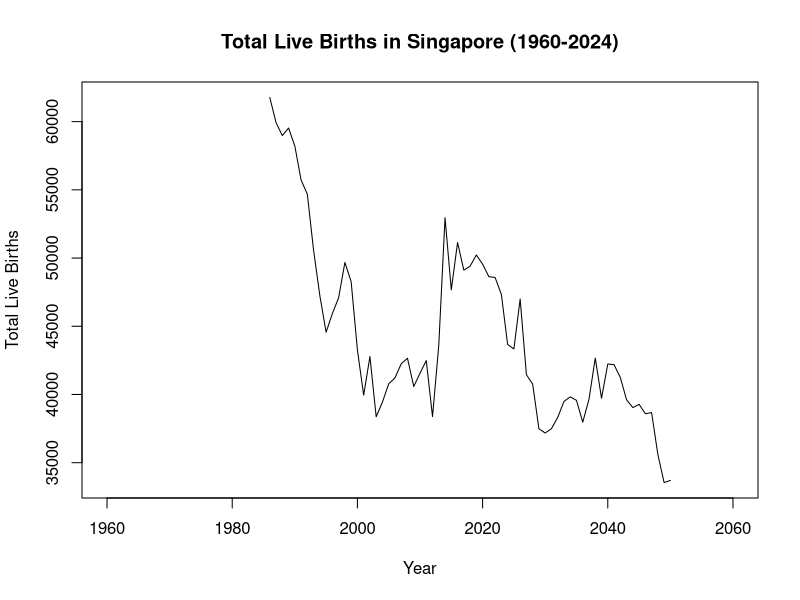
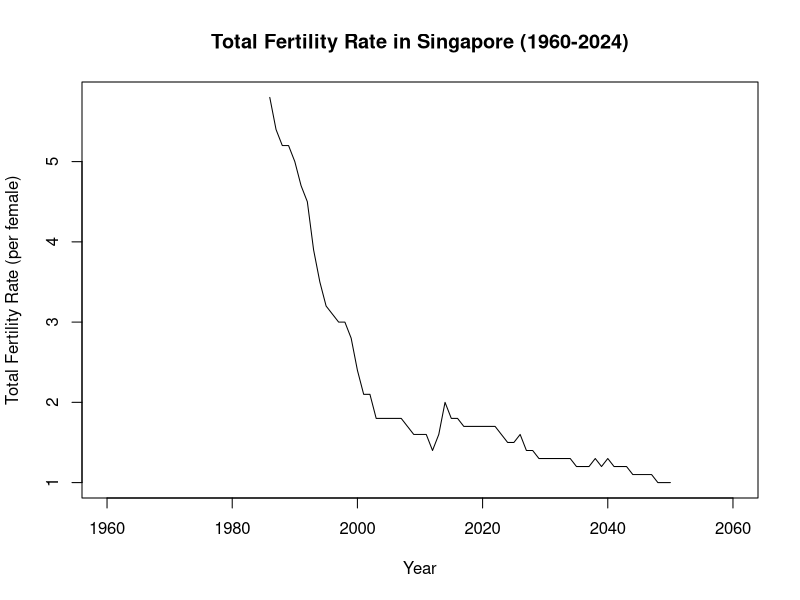
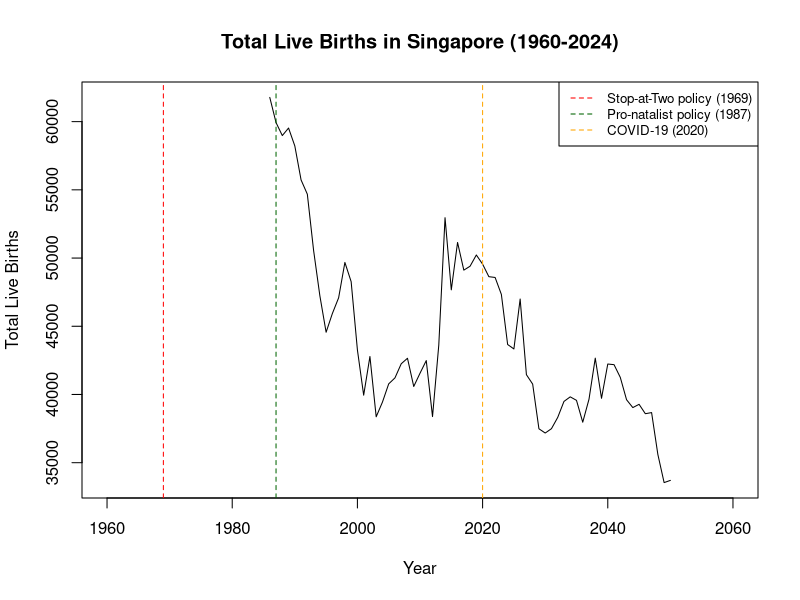
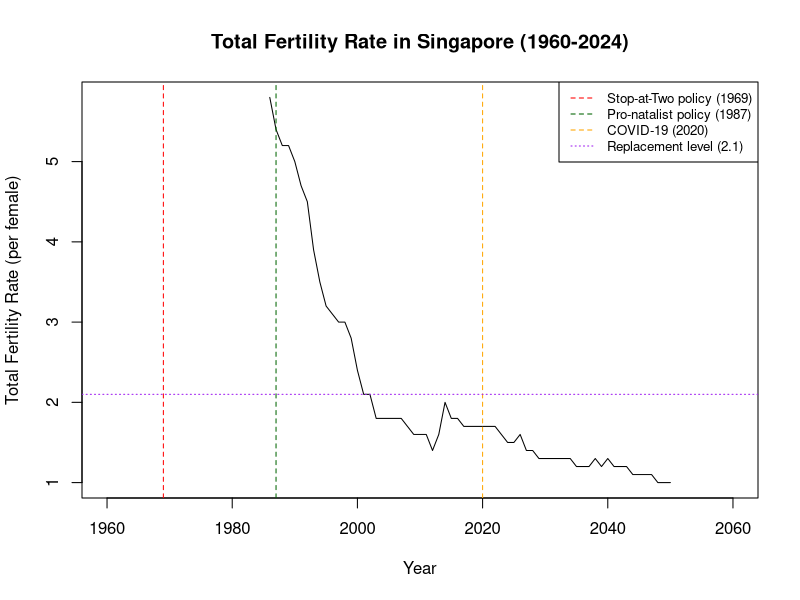

R code for these plots, in order: (Note: this script raises an error after producing the figures.)
## ---- chunk 1
# Load the data
births <- read.csv("singapore_births.csv")

# Rename columns
colnames(births) <- c("Year", "TFR", "TLB")

# Reverse so years go 1960 to 2024
births <- births[nrow(births):1, ]
rownames(births) <- NULL

# Check it looks right
head(births)
tail(births)

# Convert to time series objects
TLB <- ts(births$TLB, start = 1960, frequency = 1)
TFR <- ts(births$TFR, start = 1960, frequency = 1)

# Training period 1960-2012 only
TLB_train <- window(TLB, start = 1960, end = 2012)
TFR_train <- window(TFR, start = 1960, end = 2012)

## ---- chunk 2

# Summary statistics provide a basic numerical description of each series before visual analysis.
# We look at the minimum, maximum, mean and quartiles to understand the overall range and central tendency of TLB and TFR over the full 1960-2024 period.
cat("=== Total Live Births ===\n")
summary(TLB)

cat("\n=== Total Fertility Rate ===\n")
summary(TFR)

## ---- chunk 3
# Plotting the full TLB time series from 1960 to 2024.
plot(TLB,
     main = "Total Live Births in Singapore (1960-2024)",
     ylab = "Total Live Births",
     xlab = "Year")
## ---- chunk 4
plot(TFR,
     main = "Total Fertility Rate in Singapore (1960-2024)",
     ylab = "Total Fertility Rate (per female)",
     xlab = "Year")
## ---- chunk 5
# Reproduce the TLB plot with policy reference lines added at the years where known government interventions occurred

plot(TLB,
     main = "Total Live Births in Singapore (1960-2024)",
     ylab = "Total Live Births",
     xlab = "Year")
# Adding lines to the time series
abline(v = 1969, col = "red",       lty = 2) 
abline(v = 1987, col = "darkgreen", lty = 2)
abline(v = 2020, col = "orange",    lty = 2)

legend("topright",
       legend = c("Stop-at-Two policy (1969)",
                  "Pro-natalist policy (1987)",
                  "COVID-19 (2020)"),
       col    = c("red", "darkgreen", "orange"),
       lty    = 2,
       cex    = 0.8)
## ---- chunk 6
# Reproduce the TFR plot with policy reference lines and the replacement level line

plot(TFR,
     main = "Total Fertility Rate in Singapore (1960-2024)",
     ylab = "Total Fertility Rate (per female)",
     xlab = "Year")

abline(v = 1969, col = "red",       lty = 2)
abline(v = 1987, col = "darkgreen", lty = 2)
abline(v = 2020, col = "orange",    lty = 2)
abline(h = 2.1,  col = "purple",    lty = 3)

legend("topright",
       legend = c("Stop-at-Two policy (1969)",
                  "Pro-natalist policy (1987)",
                  "COVID-19 (2020)",
                  "Replacement level (2.1)"),
       col    = c("red", "darkgreen", "orange", "purple"),
       lty    = c(2, 2, 2, 3),
       cex    = 0.8)
## ---- chunk 7
# The ACF (correlogram) plots the autocorrelation at each lag. As noted in the course notes, if there is a trend the ACF will decrease slowly and remain significant across many lags, indicating non-stationarity.

acf(TLB, lag.max = 20,
    main = "ACF of Total Live Births (1960-2024)")
## ---- chunk 8
# The PACF plots the partial autocorrelation at each lag — the correlation between x_t and x_{t-k} after removing the effect of all intermediate lags.A dominant spike at lag 1 in the PACF suggests an AR(1) component may be present once the trend is removed.

pacf(TLB, lag.max = 20,
     main = "PACF of Total Live Births (1960-2024)")
## ---- chunk 9
# ACF of TFR — we expect a similar slowly decaying pattern to TLB given both series share a strong downward trend

acf(TFR, lag.max = 20,
    main = "ACF of Total Fertility Rate (1960-2024)")
## ---- chunk 10
# PACF of TFR to identify any autoregressive structure that may be present in the series

pacf(TFR, lag.max = 20,
     main = "PACF of Total Fertility Rate (1960-2024)")
## ---- chunk 11
# Apply first-order differencing to TLB training data using the diff() function and plot the result.A horizontal line at zero is added if the differenced series fluctuates around zero with no clear trend, stationarity has been achieved.

plot(diff(TLB_train),
     main = "First Difference of TLB (1960-2012)",
     ylab = "Change in TLB",
     xlab = "Year",
     col  = "steelblue",
     lwd  = 2)
abline(h = 0, lty = 2)
## ---- chunk 12
# Apply first-order differencing to TFR training data and plot the result

plot(diff(TFR_train),
     main = "First Difference of TFR (1960-2012)",
     ylab = "Change in TFR",
     xlab = "Year",
     col  = "darkred",
     lwd  = 2)
abline(h = 0, lty = 2)
## ---- chunk 13
# ACF of the differenced TLB series.If differencing has achieved stationarity, the ACF should no longer show the slow decay pattern seen in the raw series. Significant spikes indicate the MA order q to include in the ARIMA model.

acf(diff(TLB_train), lag.max = 20,
    main = "ACF of First Differenced TLB")
## ---- chunk 14
# PACF of the differenced TLB series.Significant spikes in the PACF indicate the AR order p to include in the ARIMA model.

pacf(diff(TLB_train), lag.max = 20,
     main = "PACF of First Differenced TLB")
## ---- chunk 15
# ACF of the differenced TFR series

acf(diff(TFR_train), lag.max = 20,
    main = "ACF of First Differenced TFR")
## ---- chunk 16
# PACF of the differenced TFR series

pacf(diff(TFR_train), lag.max = 20,
     main = "PACF of First Differenced TFR")
## ---- chunk 17
# We fit four candidate ARIMA(p,1,q) models to the training period 1960-2012 for each series.
# d = 1 throughout as first-order differencing was shown to achieve stationarity above. The arima() function is from base R and takes the time series and order = c(p, d, q) as arguments.

# TLB candidate models
tlb_m1 <- arima(TLB_train, order = c(1,1,0)) # AR(1) on differenced series
tlb_m2 <- arima(TLB_train, order = c(0,1,1)) # MA(1) on differenced series
tlb_m3 <- arima(TLB_train, order = c(1,1,1)) # ARMA(1,1) on differenced series
tlb_m4 <- arima(TLB_train, order = c(2,1,0)) # AR(2) on differenced series

# Compare AIC values for TLB — lower AIC is better AIC penalises model complexity so it balances fit against the number of parameters estimated
cat("=== TLB Model AIC Comparison ===\n")
cat("ARIMA(1,1,0):", AIC(tlb_m1), "\n")
cat("ARIMA(0,1,1):", AIC(tlb_m2), "\n")
cat("ARIMA(1,1,1):", AIC(tlb_m3), "\n")
cat("ARIMA(2,1,0):", AIC(tlb_m4), "\n")

# TFR candidate models — same four specifications
tfr_m1 <- arima(TFR_train, order = c(1,1,0))
tfr_m2 <- arima(TFR_train, order = c(0,1,1))
tfr_m3 <- arima(TFR_train, order = c(1,1,1))
tfr_m4 <- arima(TFR_train, order = c(2,1,0))

# Compare AIC values for TFR
cat("\n=== TFR Model AIC Comparison ===\n")
cat("ARIMA(1,1,0):", AIC(tfr_m1), "\n")
cat("ARIMA(0,1,1):", AIC(tfr_m2), "\n")
cat("ARIMA(1,1,1):", AIC(tfr_m3), "\n")
cat("ARIMA(2,1,0):", AIC(tfr_m4), "\n")

#updated residuals
tlb_best <- tlb_m2  # ARIMA(0,1,1) — lowest AIC for TLB
tfr_best <- tfr_m3  # ARIMA(1,1,1) — lowest AIC for TFR
## ---- chunk 18
# Select the best model for each series based on the lowest AIC from Section 5.3 above.
#Update tlb_m1 and tfr_m1 to whichever model had the lowest AIC — e.g. change to tlb_m2 if ARIMA(0,1,1) produced the lowest AIC for TLB.

tlb_best <- tlb_m2  # ARIMA(0,1,1) - lowest AIC for TLB
tfr_best <- tfr_m3  # ARIMA(1,1,1) - lowest AIC for TFR

# Print the full model output including parameter estimates and standard errors
cat("=== Best TLB Model ===\n")
print(tlb_best)

cat("\n=== Best TFR Model ===\n")
print(tfr_best)
## ---- chunk 19
# ACF of the TLB model residuals.
# As noted in the course notee, if the residuals resemble white noise the ACF  should show no significant spikes beyond the dotted blue significance bounds.
# na.omit() removes the NA introduced by differencing.

acf(na.omit(tlb_best$residuals), lag.max = 20,
    main = "ACF of Residuals: Best TLB Model")
## ---- chunk 20
# PACF of the TLB model residuals.Any significant spikes here would suggest a remaining AR structure that has not been captured by the model.

pacf(na.omit(tlb_best$residuals), lag.max = 20,
     main = "PACF of Residuals: Best TLB Model")
## ---- chunk 21
# ACF of the TFR model residuals

acf(na.omit(tfr_best$residuals), lag.max = 20,
    main = "ACF of Residuals: Best TFR Model")
## ---- chunk 22
# PACF of the TFR model residuals

pacf(na.omit(tfr_best$residuals), lag.max = 20,
     main = "PACF of Residuals: Best TFR Model")
## ---- chunk 23
# Q-Q plots check whether the residuals are approximately normally distributed, a key assumption of the ARIMA model.Points close to the diagonal red line indicate the normality assumption is reasonable. par(mfrow) sets up a side-by-side plot layout.

par(mfrow = c(1, 2))

qqnorm(na.omit(tlb_best$residuals),
       main = "Q-Q Plot: TLB Residuals")
qqline(na.omit(tlb_best$residuals), col = "red")

qqnorm(na.omit(tfr_best$residuals),
       main = "Q-Q Plot: TFR Residuals")
qqline(na.omit(tfr_best$residuals), col = "red")
